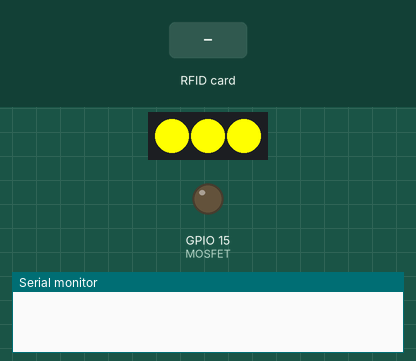
This program was run on a simulated ESP32. On the bench: 3 RGB LEDs in strip order, left to right, output pins drawn as LEDs (lit = HIGH), the last lines printed to the serial monitor. The test bench sets the inputs (shaded band). WiFi joins after 1.5 s; servers stay silent unless stated; uploads are accepted with an empty reply.

Above: at 0.1 s.
At 3.7 s:
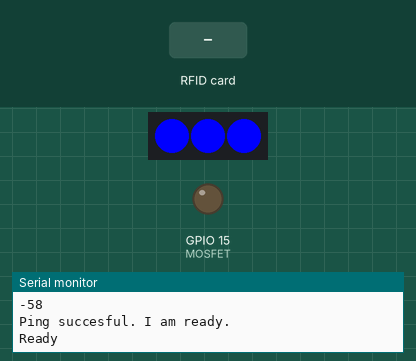
3.8 s: RFID card 5E 7A 19 C4 held to the reader
At 5.0 s:
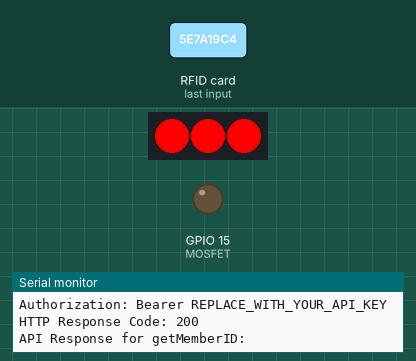
Timing chart, 0 to 6.8 s (numbered marks = the images above; inputs shaded):
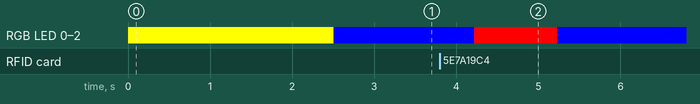

Measured:
- after the input at 3.8 s, RGB LED 0–2: RGB(0, 0, 255) → RGB(255, 0, 0) after 0.42 s, → RGB(0, 0, 255) 1.0 s later

The program:

main.cpp
```cpp
#include <Arduino.h>
#include <rdm6300.h>
#include <FastLED.h>
#include <WiFi.h>
#include <WiFiMulti.h>
#include <HTTPClient.h>
#include <ArduinoJson.h>
#include <ESP32Ping.h>

// Constants and Definitions
#define RDM6300_RX_PIN 4
#define MOSFET 15
#define RGB_STRIP_PIN 5
#define NUM_LEDS 3

const char* API_KEY = "REPLACE_WITH_YOUR_API_KEY"; // Replace with your personal API key
const char* BEARER_HEADER = "Bearer ";

// Global Variables
Rdm6300 rdm6300;
CRGB leds[NUM_LEDS];
WiFiMulti wifiMulti; // Create a WiFiMulti object

// Function Declarations
void setupWiFi();
void setupLEDs();
void setupRDM6300();
void RGBAnimation();
String getMemberID(String cardID);
bool checkMemberAccess(String memberID);
void openDoorLock();
void CheckCard();
void Leds_Blue();
void Leds_Green();
void Leds_Red();
void Leds_Yellow();
void pingGoogle();

int door_timer = 5000;

void setup() {
  Serial.begin(115200);
  pinMode(MOSFET, OUTPUT);
  digitalWrite(MOSFET, LOW);

  Leds_Yellow();
  setupRDM6300();

  // Add your networks to the WiFiMulti object
  wifiMulti.addAP("Your_SSID", "Your_Password");
  wifiMulti.addAP("Your_SSID", "Your_Password");
  wifiMulti.addAP("Your_SSID", "Your_Password");

  setupWiFi();

  Serial.println("\nReady");
}

void Leds_Blue() {;
  fill_solid(leds, NUM_LEDS, CRGB::Blue);
  FastLED.show();
}

void Leds_Green() {
  fill_solid(leds, NUM_LEDS, CRGB::Green);
  FastLED.show();
}

void Leds_Red() {
  fill_solid(leds, NUM_LEDS, CRGB::Red);
  FastLED.show();
}

void Leds_Yellow() {
  FastLED.addLeds<NEOPIXEL, RGB_STRIP_PIN>(leds, NUM_LEDS);
  fill_solid(leds, NUM_LEDS, CRGB::Yellow);
  FastLED.show();
}

void Leds_no_wifi_animation(){
  //make the leds blink rapidly to indicate no wifi
  for (int i = 0; i < 5; i++) {
    fill_solid(leds, NUM_LEDS, CRGB::Red);
    FastLED.show();
    delay(100);
    fill_solid(leds, NUM_LEDS, CRGB::Black);
    FastLED.show();
    delay(100);
  }
}

void setupWiFi() {
  // Replace the WiFi.begin() with wifiMulti.run()
  while (wifiMulti.run() != WL_CONNECTED) {
    delay(500);
    Serial.println("Connecting to WiFi..");
    Leds_no_wifi_animation();
  }

  while (WiFi.status() != WL_CONNECTED) {
    delay(500);
    Serial.println("Connecting to WiFi..");
    Leds_no_wifi_animation();
  }

  Serial.println("Connected to the WiFi network");
  Serial.println("IP address: ");
  Serial.println(WiFi.localIP());
  Serial.println(WiFi.RSSI());
  pingGoogle();
}

void check_wifi(){
  if (WiFi.status() != WL_CONNECTED) {
    Serial.println("WiFi not connected");
    setupWiFi();
  }
}

void pingGoogle(){
  if(WiFi.status() != WL_CONNECTED){
    Serial.println("WiFi not connected");
    return;
  }
  bool success = Ping.ping("www.google.com", 3);
  if(!success){
    Serial.println("Ping failed");
    Leds_no_wifi_animation();
    return;
  }
  Serial.println("Ping succesful. I am ready.");
  Leds_Blue();
}

void setupRDM6300() {
  rdm6300.begin(RDM6300_RX_PIN);
}

String getMemberID(String cardID) {
    HTTPClient http; //init http client
    DynamicJsonDocument doc(1024); //json document for parsing response

    Serial.println("API Request for getMemberID:");
    Serial.println("https://fabman.io/api/v1/members?keyType=em4102&keyToken=" + cardID + "&limit=50");
    Serial.println("Authorization: " + String(BEARER_HEADER) + String(API_KEY));

    String authHeader = String(BEARER_HEADER) + String(API_KEY); //create auth header
    http.begin("https://fabman.io/api/v1/members?keyType=em4102&keyToken=" + cardID + "&limit=50");
    http.addHeader("Authorization", authHeader.c_str());
    int httpResponseCode = http.GET();

    String payload = http.getString();
    Serial.print("HTTP Response Code: ");
    Serial.println(httpResponseCode);
    Serial.println("API Response for getMemberID:");
    Serial.println(payload);

    if (httpResponseCode == 200 && payload != "[]" ) {
        deserializeJson(doc, payload);
        String memberID = doc[0]["id"].as<String>();
        return memberID;
    } else if (httpResponseCode == 409) {
        // Handle optimistic locking conflict
        // Fetch the latest version of the entity, merge changes, and retry
    }

    http.end();
    return "";
}

bool checkMemberAccess(String memberID) {
    HTTPClient http;
    DynamicJsonDocument doc(1024);

    String authHeader = String(BEARER_HEADER) + String(API_KEY);
    http.begin("https://fabman.io/api/v1/members/" + memberID + "/trainings");
    http.addHeader("Authorization", authHeader.c_str());
    int httpResponseCode = http.GET();
    if (httpResponseCode == 200) {
        String payload = http.getString();

        deserializeJson(doc, payload);
        for (JsonObject training : doc.as<JsonArray>()) {
            if (training["trainingCourse"] == 1031) {
                return true;
            }
        }
    } else if (httpResponseCode == 429) {
        // Handle rate limiting
        delay(2000); // Wait for 2 seconds before retrying
        return checkMemberAccess(memberID); // Retry the request
    }

    http.end();
    return false;
}

void openDoorLock() {
  digitalWrite(MOSFET, HIGH);
  delay(door_timer);
  digitalWrite(MOSFET, LOW);
}

void CheckCard() {
  check_wifi();
  if (rdm6300.get_new_tag_id()) {
    int cardCode = rdm6300.get_tag_id(); // Get the raw card code as a uint32_t
    String cardID = "01" + String(cardCode, HEX); // Convert it to a string

    Serial.print("Card ID: ");
    Serial.println(cardID);

    String memberID = getMemberID(cardID);
    if (memberID != "" && checkMemberAccess(memberID)) {
      Leds_Green();
      openDoorLock();
    }
    else {
      Leds_Red();
      delay(1000);
    }
  }
  delay(10);
}

void loop() {
  check_wifi();
  Leds_Blue();
  CheckCard();
}
```
